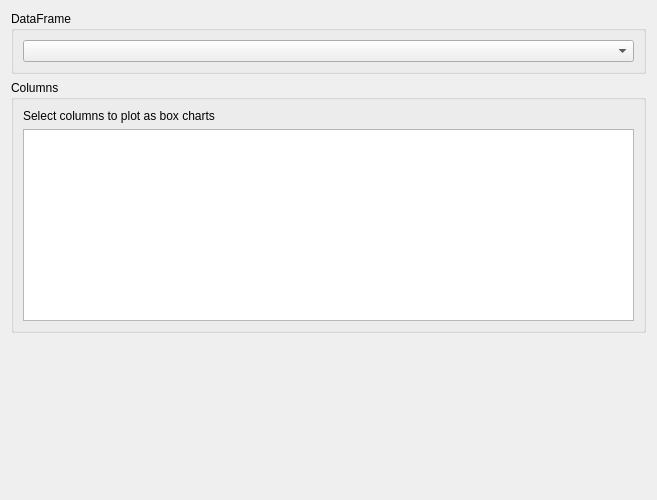
<?xml version="1.0" encoding="UTF-8"?>
<ui version="4.0">
 <class>DAChartAddBoxChartWidget</class>
 <widget class="QWidget" name="DAChartAddBoxChartWidget">
  <property name="geometry">
   <rect>
    <x>0</x>
    <y>0</y>
    <width>657</width>
    <height>500</height>
   </rect>
  </property>
  <property name="windowTitle">
   <string>Add Box Chart</string>
  </property>
  <layout class="QVBoxLayout" name="verticalLayout_2">
   <item>
    <widget class="QGroupBox" name="groupBoxDataFrame">
     <property name="title">
      <string>DataFrame</string>
     </property>
     <property name="flat">
      <bool>true</bool>
     </property>
     <layout class="QVBoxLayout" name="verticalLayout">
      <item>
       <widget class="DA::DADataManagerComboBox" name="comboBoxDataFrame"/>
      </item>
     </layout>
    </widget>
   </item>
   <item>
    <widget class="QGroupBox" name="groupBoxColumns">
     <property name="title">
      <string>Columns</string>
     </property>
     <property name="flat">
      <bool>true</bool>
     </property>
     <layout class="QVBoxLayout" name="verticalLayout_3">
      <item>
       <widget class="QLabel" name="labelHint">
        <property name="text">
         <string>Select columns to plot as box charts</string>
        </property>
       </widget>
      </item>
      <item>
       <widget class="QListWidget" name="listWidgetColumns">
        <property name="selectionMode">
         <enum>QAbstractItemView::NoSelection</enum>
        </property>
       </widget>
      </item>
     </layout>
    </widget>
   </item>
   <item>
    <spacer name="verticalSpacer">
     <property name="orientation">
      <enum>Qt::Vertical</enum>
     </property>
     <property name="sizeHint" stdset="0">
      <size>
       <width>20</width>
       <height>40</height>
      </size>
     </property>
    </spacer>
   </item>
  </layout>
 </widget>
 <customwidgets>
  <customwidget>
   <class>DA::DADataManagerComboBox</class>
   <extends>QComboBox</extends>
   <header>DADataManagerComboBox.h</header>
  </customwidget>
 </customwidgets>
 <resources/>
 <connections/>
</ui>
